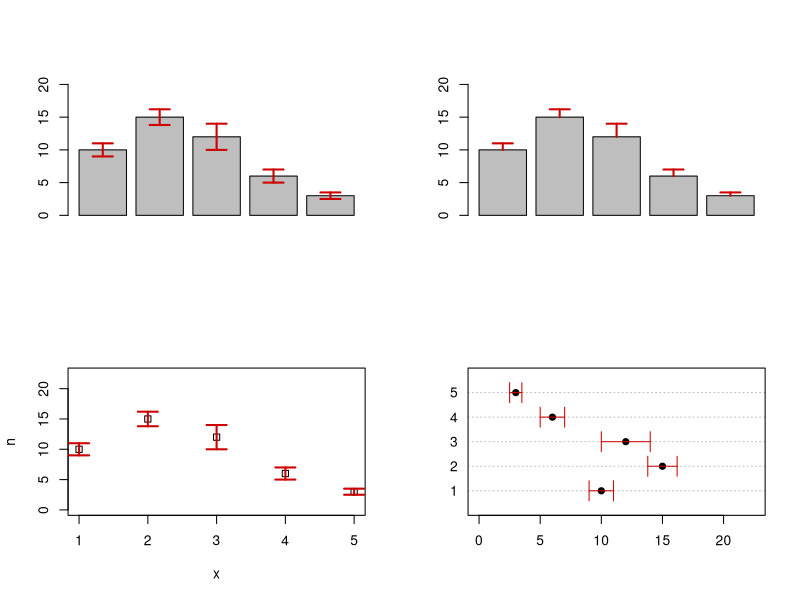

The R script that drew this image:
library(mclust)


### Name: errorBars
### Title: Draw error bars on a plot
### Aliases: errorBars

### ** Examples

par(mfrow=c(2,2))
# Create a simple example dataset
x <- 1:5
n <- c(10, 15, 12, 6, 3)
se <- c(1, 1.2, 2, 1, .5)
# upper and lower bars
b <- barplot(n, ylim = c(0, max(n)*1.5))
errorBars(b, lower = n-se, upper = n+se, lwd = 2, col = "red3")
# one side bars
b <- barplot(n, ylim = c(0, max(n)*1.5))
errorBars(b, lower = n, upper = n+se, lwd = 2, col = "red3", code = 1)
# 
plot(x, n, ylim = c(0, max(n)*1.5), pch = 0)
errorBars(x, lower = n-se, upper = n+se, lwd = 2, col = "red3")
#
dotchart(n, labels = x, pch = 19, xlim = c(0, max(n)*1.5))
errorBars(x, lower = n-se, upper = n+se, col = "red3", horizontal = TRUE)
